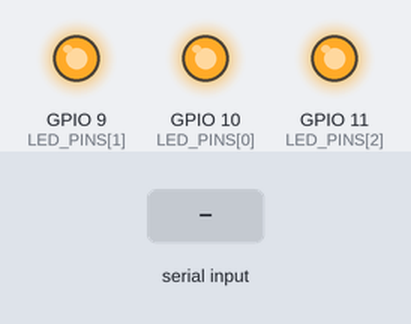
A program run on a simulated Raspberry Pi (BCM pin numbers). Parts: output pins drawn as LEDs (lit = HIGH). The test bench sets the inputs (shaded band). What the program prints to the terminal is not drawn.

Above: at 1.2 s.
1.3 s: "r" typed at the terminal, then Enter
At 2.1 s:
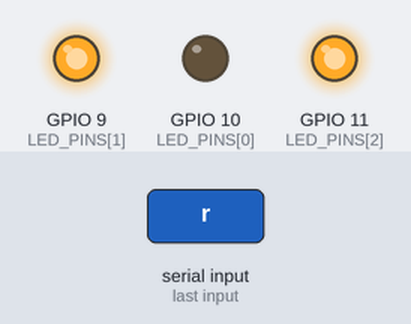
2.8 s: "g" typed at the terminal, then Enter
At 3.2 s:
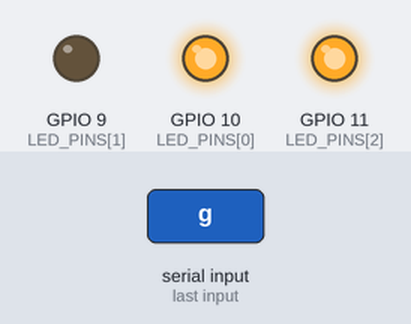
4.3 s: "b" typed at the terminal, then Enter
At 5.5 s:
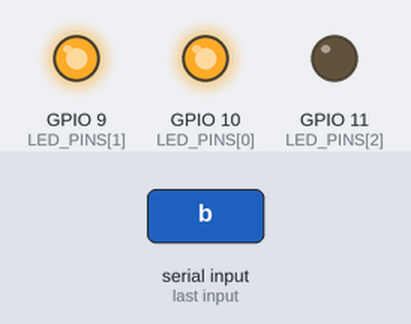
Timing chart, 0 to 7.3 s (numbered marks = the images above; inputs shaded):
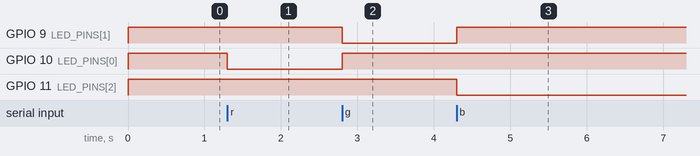

The program:

rpirgbled-02.py
```python
#rpirgbled-02.py
# 키 입력으로 RGB 선택적 On
import RPi.GPIO as GPIO

# RGB 핀 번호
LED_PINS = [ 10, 9, 11 ]    # RGB 핀 번호
PIN_R = LED_PINS[0]         # RED
PIN_G = LED_PINS[1]         # GREEN
PIN_B = LED_PINS[2]         # BLUE

# LED 공통 핀이 GND인 경우에는 ON이 HIGH, OFF가 LOW
# LED 공통 핀이 +인 경우에는 ON이 LOW, OFF가 HIGH
IS_LED_COMMON_PIN_GND = False
LED_ON = GPIO.HIGH if IS_LED_COMMON_PIN_GND == True else GPIO.LOW
LED_OFF = GPIO.LOW if IS_LED_COMMON_PIN_GND == True else GPIO.HIGH

# GPIO 초기화
GPIO.setmode(GPIO.BCM)
GPIO.setwarnings(False)

# LED 핀 속성 정의 및 초기화
for i in range(0, 3):
    GPIO.setup(LED_PINS[i], GPIO.OUT)
    GPIO.output(LED_PINS[i], LED_OFF)

# 타이틀 메시지 출력
print('> 입력한 Red, Green, Blue led를 On 시킨다.')

try:
    while True:
        req = input('> rgb: ')    # raw_input

        # 모든 등을 Off 시킨다.
        for i in range(0, 3):
            GPIO.output(LED_PINS[i], LED_OFF)

        if (len(req)>0):

            # 필요한 등만 On 시킨다.
            for c in req:
                if c == 'r':
                    GPIO.output(PIN_R, LED_ON)
                    print('red on')
                elif c == 'g':
                    GPIO.output(PIN_G, LED_ON)
                    print('green on')
                elif c == 'b':
                    GPIO.output(PIN_B, LED_ON)
                    print('blue on')
        else:
            print('all led off')

except KeyboardInterrupt:       # !중요! CTRL+C 로 종료
    GPIO.cleanup()
```

Measured:
- after the input at 1.3 s, GPIO 10 (LED_PINS[0]): HIGH → LOW at once
- after the input at 2.8 s, GPIO 9 (LED_PINS[1]): HIGH → LOW at once; GPIO 10 (LED_PINS[0]): LOW → HIGH at once
- after the input at 4.3 s, GPIO 9 (LED_PINS[1]): LOW → HIGH at once; GPIO 11 (LED_PINS[2]): HIGH → LOW at once
